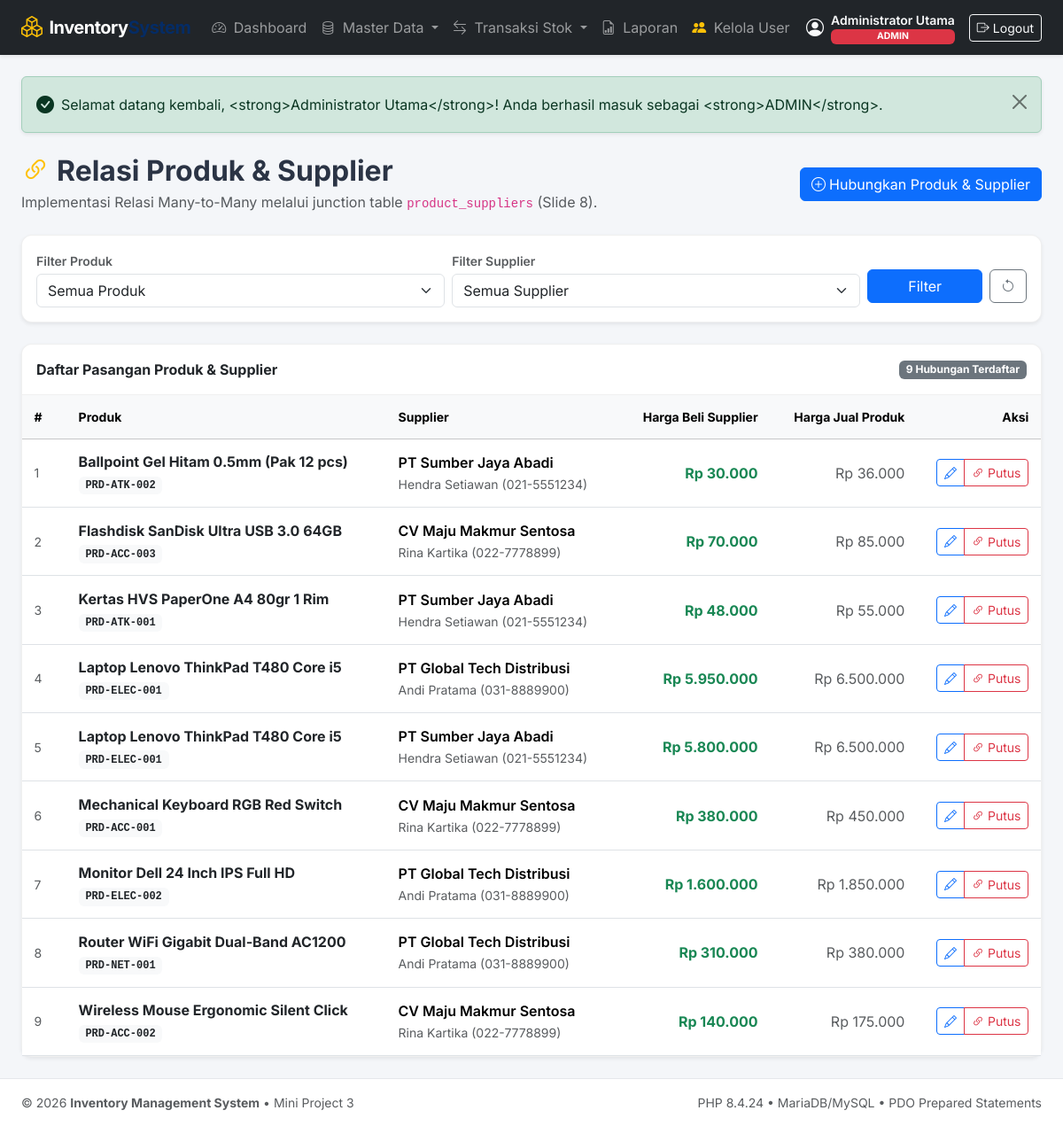
Screenshot of /product-suppliers/index.php (signed in) with the database file from the repository.
### tables this page shows
CREATE TABLE `product_suppliers` (
    `product_id` INT NOT NULL,
    `supplier_id` INT NOT NULL,
    `supplier_price` DECIMAL(12,2) NULL,
    `created_at` TIMESTAMP DEFAULT CURRENT_TIMESTAMP,
    PRIMARY KEY (`product_id`, `supplier_id`),
    CONSTRAINT `fk_ps_product` 
        FOREIGN KEY (`product_id`) REFERENCES `products` (`id`) 
        ON DELETE CASCADE ON UPDATE CASCADE,
    CONSTRAINT `fk_ps_supplier` 
        FOREIGN KEY (`supplier_id`) REFERENCES `suppliers` (`id`) 
        ON DELETE RESTRICT ON UPDATE CASCADE
);

CREATE TABLE `products` (
    `id` INT AUTO_INCREMENT PRIMARY KEY,
    `category_id` INT NOT NULL,
    `sku` VARCHAR(50) NOT NULL UNIQUE,
    `name` VARCHAR(150) NOT NULL,
    `price` DECIMAL(12,2) NOT NULL,
    `stock` INT NOT NULL DEFAULT 0,
    `minimum_stock` INT NOT NULL DEFAULT 5,
    `created_at` TIMESTAMP DEFAULT CURRENT_TIMESTAMP,
    `updated_at` TIMESTAMP DEFAULT CURRENT_TIMESTAMP ON UPDATE CURRENT_TIMESTAMP,
    CONSTRAINT `fk_products_category` 
        FOREIGN KEY (`category_id`) REFERENCES `categories` (`id`) 
        ON DELETE RESTRICT ON UPDATE CASCADE
);

CREATE TABLE `suppliers` (
    `id` INT AUTO_INCREMENT PRIMARY KEY,
    `name` VARCHAR(150) NOT NULL,
    `contact_person` VARCHAR(100) NULL,
    `phone` VARCHAR(20) NULL,
    `email` VARCHAR(100) NULL,
    `address` TEXT NULL,
    `created_at` TIMESTAMP DEFAULT CURRENT_TIMESTAMP
);

### helpers/auth.php (called while the page is built, shortened)
<?php
require_once __DIR__ . '/escape.php';
function is_logged_in(): bool
{
    return isset($_SESSION['user']) && !empty($_SESSION['user']['id']);
}
function current_role(): ?string
{
    return is_logged_in() ? ($_SESSION['user']['role'] ?? null) : null;
}
function is_admin(): bool
{
    return current_role() === 'admin';
}

### helpers/escape.php (called while the page is built, shortened)
<?php
if (!function_exists('e')) {
    function e($string): string
    {
        return htmlspecialchars((string)($string ?? ''), ENT_QUOTES, 'UTF-8');
    }
}
if (!function_exists('format_rupiah')) {
    function format_rupiah($amount): string
    {
        return 'Rp ' . number_format((float)$amount, 0, ',', '.');
    }
}
if (!function_exists('base_url')) {
    function base_url(string $path = ''): string
    {
        $scriptName = $_SERVER['SCRIPT_NAME'] ?? '';
        $pos = strpos($scriptName, '/public/');
        if ($pos !== false) {
            $base = substr($scriptName, 0, $pos + 8);
        } else if (substr($scriptName, -10) === '/public.php' || substr($scriptName, -7) === '/public') {
            $base = dirname($scriptName) . '/public/';
        } else {
            $dir = dirname($scriptName);
            $base = ($dir === '/' || $dir === '\\') ? '/' : rtrim($dir, '/\\') . '/';
            if (strpos($base, '/products/') !== false || strpos($base, '/stock/') !== false ||
                strpos($base, '/categories/') !== false || strpos($base, '/suppliers/') !== false ||
                strpos($base, '/product-suppliers/') !== false || strpos($base, '/users/') !== false ||
                strpos($base, '/reports/') !== false) {
                $base = preg_replace('#/(products|stock|categories|suppliers|product-suppliers|users|reports)/.*#', '/', $base);
            }
        }
        $base = rtrim($base, '/') . '/';
        return $base . ltrim($path, '/');
    }
}

### public/product-suppliers/index.php (the view, shortened to what this page needs)
<?php
require_once __DIR__ . '/../../config/database.php';
require_once __DIR__ . '/../../helpers/escape.php';
require_once __DIR__ . '/../../helpers/auth.php';
require_once __DIR__ . '/../../helpers/flash.php';
$productId = !empty($_GET['product_id']) ? (int)$_GET['product_id'] : null;
$where = [];
$params = [];
$whereSql = !empty($where) ? "WHERE " . implode(" AND ", $where) : "";
$sql = "
    SELECT
        ps.product_id, ps.supplier_id, ps.supplier_price, ps.created_at,
        p.name AS product_name, p.sku, p.price AS product_price,
        s.name AS supplier_name, s.contact_person, s.phone
    FROM product_suppliers ps
    JOIN products p ON p.id = ps.product_id
    JOIN suppliers s ON s.id = ps.supplier_id
    {$whereSql}
    ORDER BY p.name ASC, s.name ASC
";
$stmt = $pdo->prepare($sql);
$stmt->execute($params);
$relations = $stmt->fetchAll();
require __DIR__ . '/../../views/header.php';
?>
<div class="d-flex flex-column flex-md-row justify-content-between align-items-md-center mb-4 gap-2">
    <div>
        <h2 class="fw-bold mb-1"><i class="bi bi-link-45deg text-warning me-2"></i>Relasi Produk & Supplier</h2>
        <p class="text-muted mb-0">Implementasi Relasi Many-to-Many melalui junction table <code>product_suppliers</code> (Slide 8).</p>
    </div>
    <?php if (is_admin()): ?>
    <a href="create.php<?= $productId ? '?product_id=' . $productId : '' ?>" class="btn btn-primary d-flex align-items-center">
        <i class="bi bi-plus-circle me-1"></i> Hubungkan Produk & Supplier
    </a>
    <?php endif; ?>
</div>
<div class="card shadow-sm mb-4">
    <div class="card-body">
        <form method="GET" action="index.php" class="row g-2 align-items-center">
            <div class="col-md-5">
                <label class="form-label small text-muted fw-semibold mb-1">Filter Produk</label>
                <select name="product_id" class="form-select">
                    <option value="">Semua Produk</option>
                </select>
            </div>
            <div class="col-md-5">
                <label class="form-label small text-muted fw-semibold mb-1">Filter Supplier</label>
                <select name="supplier_id" class="form-select">
                    <option value="">Semua Supplier</option>
                </select>
            </div>
            <div class="col-md-2 d-flex gap-2 mt-md-4">
                <button type="submit" class="btn btn-primary flex-grow-1">Filter</button>
                <a href="index.php" class="btn btn-outline-secondary" title="Reset">
                    <i class="bi bi-arrow-counterclockwise"></i>
                </a>
            </div>
        </form>
    </div>
</div>
<div class="card shadow-sm">
    <div class="card-header bg-white py-3 d-flex justify-content-between align-items-center">
        <span class="fw-bold">Daftar Pasangan Produk & Supplier</span>
        <span class="badge bg-secondary"><?= count($relations) ?> Hubungan Terdaftar</span>
    </div>
    <div class="card-body p-0">
        <div class="table-responsive">
            <table class="table table-hover align-middle mb-0">
                <thead class="table-light small">
                    <tr>
                        <th style="width: 50px;">#</th>
                        <th>Produk</th>
                        <th>Supplier</th>
                        <th class="text-end">Harga Beli Supplier</th>
                        <th class="text-end">Harga Jual Produk</th>
                        <th class="text-end" style="width: 140px;">Aksi</th>
                    </tr>
                </thead>
                <tbody>
                    <?php if (empty($relations)): ?>
                    <tr>
                        <td colspan="6" class="text-center py-4 text-muted">
                            Belum ada relasi many-to-many yang sesuai kriteria.
                        </td>
                    </tr>
                    <?php else: ?>
                        <?php foreach ($relations as $idx => $r): ?>
                        <tr>
                            <td class="text-muted small"><?= $idx + 1 ?></td>
                            <td>
                                <div class="fw-bold">
                                    <a href="<?= base_url('products/detail.php?id=' . $r['product_id']) ?>" class="text-decoration-none text-dark hover-primary">
                                        <?= e($r['product_name']) ?>
                                    </a>
                                </div>
                                <span class="badge bg-light text-dark font-monospace"><?= e($r['sku']) ?></span>
                            </td>
                            <td>
                                <div class="fw-semibold"><?= e($r['supplier_name']) ?></div>
                                <small class="text-muted"><?= e($r['contact_person'] ?: '-') ?> (<?= e($r['phone'] ?: '-') ?>)</small>
                            </td>
                            <td class="text-end fw-bold text-success">
                                <?= $r['supplier_price'] ? format_rupiah($r['supplier_price']) : '-' ?>
                            </td>
                            <td class="text-end text-muted">
                                <?= format_rupiah($r['product_price']) ?>
                            </td>
                            <td class="text-end">
                                <div class="btn-group btn-group-sm">
                                    <?php if (is_admin()): ?>
                                    <a href="edit.php?product_id=<?= $r['product_id'] ?>&supplier_id=<?= $r['supplier_id'] ?>" class="btn btn-outline-primary" title="Ubah Harga Beli">
                                        <i class="bi bi-pencil"></i>
                                    </a>
                                    <a href="delete.php?product_id=<?= $r['product_id'] ?>&supplier_id=<?= $r['supplier_id'] ?>" class="btn btn-outline-danger" title="Putuskan Relasi" onclick="return confirm('Putuskan hubungan supplier ini dengan produk?');">
                                        <i class="bi bi-link-45deg"></i> Putus
                                    </a>
                                    <?php endif; ?>
                                </div>
                            </td>
                        </tr>
                        <?php endforeach; ?>
                    <?php endif; ?>
                </tbody>
            </table>
        </div>
    </div>
</div>
<?php require __DIR__ . '/../../views/footer.php'; ?>

### views/header.php (style rules this page uses)
body { font-family: 'Inter', -apple-system, BlinkMacSystemFont, "Segoe UI", Roboto, sans-serif; background-color: #f4f6f9; color: #2b3445; min-height: 100vh; display: flex; flex-direction: column; }
.card { border: 1px solid rgba(0,0,0,0.06); border-radius: 0.75rem; box-shadow: 0 0.125rem 0.25rem rgba(0,0,0,0.04); }
.card-header { background-color: #ffffff; border-bottom: 1px solid rgba(0,0,0,0.06); font-weight: 600; border-top-left-radius: 0.75rem !important; border-top-right-radius: 0.75rem !important; }
.table > :not(caption) > * > * { padding: 0.85rem 0.85rem; vertical-align: middle; }

### rows the page displays
product_suppliers: product.name "Ballpoint Gel Hitam 0.5mm (Pak 12 pcs)", product.sku "PRD-ATK-002", supplier.name "PT Sumber Jaya Abadi", supplier.contact_person "Hendra Setiawan", supplier.phone "021-5551234", supplier_price "Rp 30.000", product.price "Rp 36.000"
product_suppliers: product.name "Flashdisk SanDisk Ultra USB 3.0 64GB", product.sku "PRD-ACC-003", supplier.name "CV Maju Makmur Sentosa", supplier.contact_person "Rina Kartika", supplier.phone "022-7778899", supplier_price "Rp 70.000", product.price "Rp 85.000"
product_suppliers: product.name "Kertas HVS PaperOne A4 80gr 1 Rim", product.sku "PRD-ATK-001", supplier.name "PT Sumber Jaya Abadi", supplier.contact_person "Hendra Setiawan", supplier.phone "021-5551234", supplier_price "Rp 48.000", product.price "Rp 55.000"
product_suppliers: product.name "Laptop Lenovo ThinkPad T480 Core i5", product.sku "PRD-ELEC-001", supplier.name "PT Global Tech Distribusi", supplier.contact_person "Andi Pratama", supplier.phone "031-8889900", supplier_price "Rp 5.950.000", product.price "Rp 6.500.000"
product_suppliers: product.name "Laptop Lenovo ThinkPad T480 Core i5", product.sku "PRD-ELEC-001", supplier.name "PT Sumber Jaya Abadi", supplier.contact_person "Hendra Setiawan", supplier.phone "021-5551234", supplier_price "Rp 5.800.000", product.price "Rp 6.500.000"
product_suppliers: product.name "Mechanical Keyboard RGB Red Switch", product.sku "PRD-ACC-001", supplier.name "CV Maju Makmur Sentosa", supplier.contact_person "Rina Kartika", supplier.phone "022-7778899", supplier_price "Rp 380.000", product.price "Rp 450.000"
product_suppliers: product.name "Monitor Dell 24 Inch IPS Full HD", product.sku "PRD-ELEC-002", supplier.name "PT Global Tech Distribusi", supplier.contact_person "Andi Pratama", supplier.phone "031-8889900", supplier_price "Rp 1.600.000", product.price "Rp 1.850.000"
product_suppliers: product.name "Router WiFi Gigabit Dual-Band AC1200", product.sku "PRD-NET-001", supplier.name "PT Global Tech Distribusi", supplier.contact_person "Andi Pratama", supplier.phone "031-8889900", supplier_price "Rp 310.000", product.price "Rp 380.000"
product_suppliers: product.name "Wireless Mouse Ergonomic Silent Click", product.sku "PRD-ACC-002", supplier.name "CV Maju Makmur Sentosa", supplier.contact_person "Rina Kartika", supplier.phone "022-7778899", supplier_price "Rp 140.000", product.price "Rp 175.000"

### other values shown
$user['full_name'] "Administrator Utama"
$role "ADMIN"
$msg['message'] "Selamat datang kembali, <strong>Administrator Utama</strong>! Anda berhasil masuk sebagai <strong>ADMIN</strong>."
count($relations) "9"
PHP_VERSION "8.4.24"
